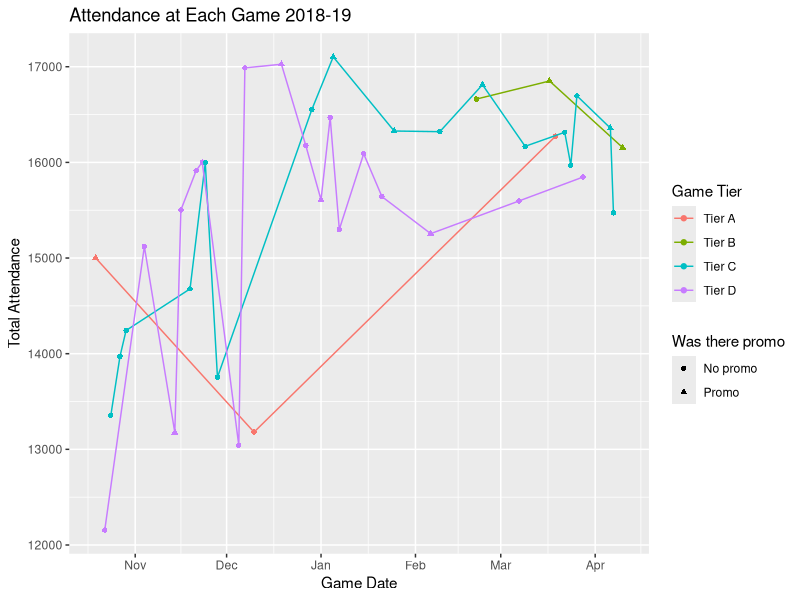
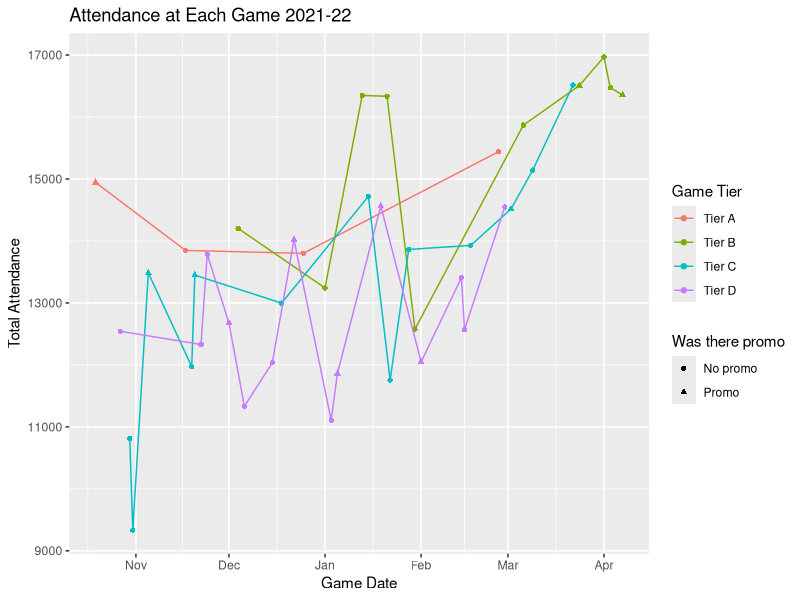
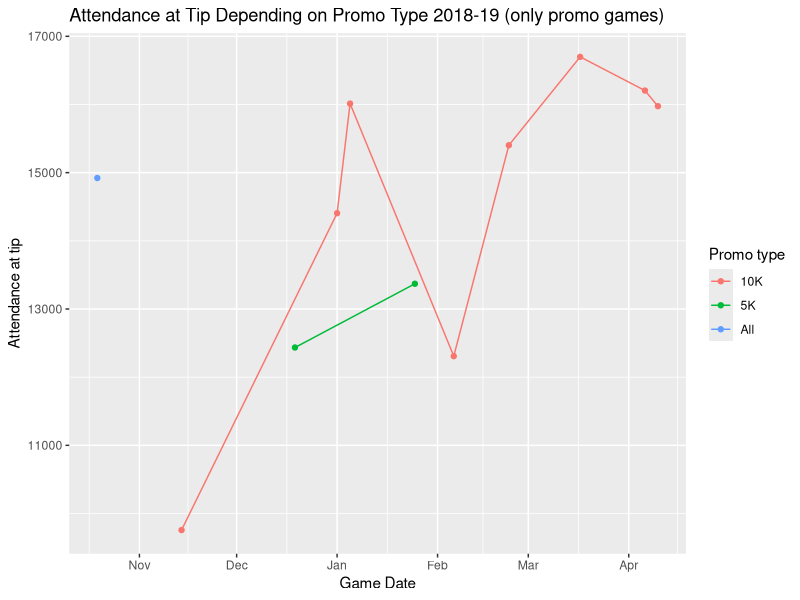
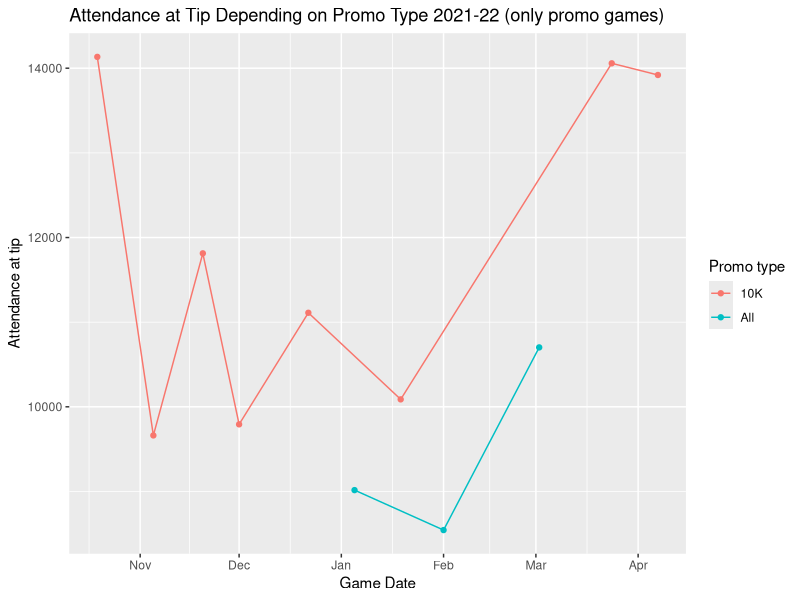
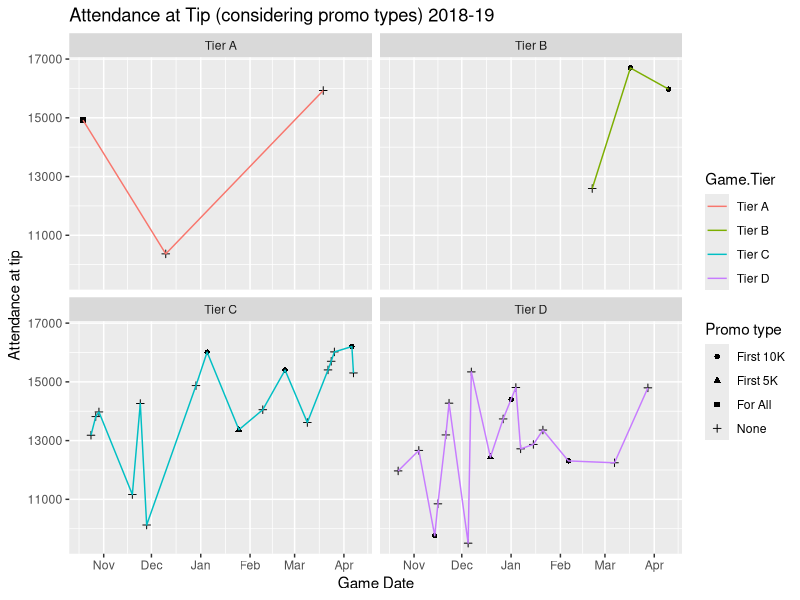
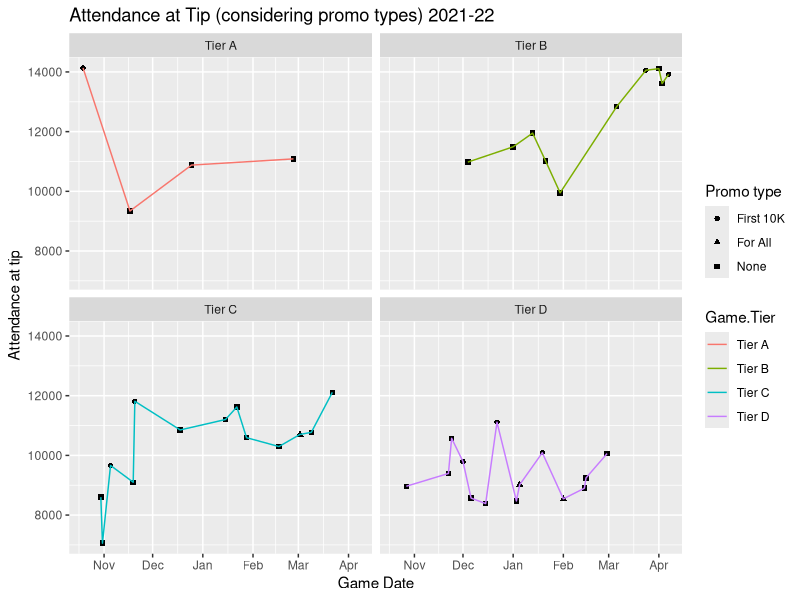

Write R code to recreate these figures, in order.
## ---- chunk 1
knitr::opts_chunk$set(echo = TRUE)
library(ggplot2)
library(tidyverse)
library(stringr)
library(base)

#import csvs
season18_19 <- read.csv("hackathon-business-track/data/hackathon_2018_19_attendance.csv")
season21_22 <- read.csv("hackathon-business-track/data/hackathon_2021_22_attendance.csv")
## ---- chunk 2
att_timeline_18_19 <- season18_19 %>%
  select(Game.Date, Game.Tier, Total.Attendance, Promo) %>%
  mutate(Game.Date = as.Date(Game.Date, "%m/%d/%Y")) %>%
  mutate(if_promo = case_when(Promo == "" ~ "No promo",
                              TRUE ~ "Promo"))
## ---- chunk 3
att_timeline_21_22 <- season21_22 %>%
  select(Game.Date, Game.Tier, Total.Attendance, Promo) %>%
  mutate(Game.Date = as.Date(Game.Date, "%m/%d/%Y")) %>%
  mutate(if_promo = case_when(Promo == "" ~ "No promo",
                              TRUE ~ "Promo"))
## ---- chunk 4
ggplot(data = att_timeline_18_19, 
       aes(x = Game.Date, y = Total.Attendance, color = Game.Tier, shape = if_promo)) + 
  geom_point() + 
  geom_line(aes(x = Game.Date, y = Total.Attendance, color = Game.Tier), inherit.aes = FALSE) +
  # Add labels
  labs(title = "Attendance at Each Game 2018-19",
       x = "Game Date", 
       y = "Total Attendance", 
       color = "Game Tier", 
       shape = "Was there promo")
## ---- chunk 5
ggplot(data = att_timeline_21_22, 
       aes(x = Game.Date, y = Total.Attendance, color = Game.Tier, shape = if_promo)) + 
  geom_point() + 
  geom_line(aes(x = Game.Date, y = Total.Attendance, color = Game.Tier), inherit.aes = FALSE) +
  # Add labels
  labs(title = "Attendance at Each Game 2021-22",
       x = "Game Date", 
       y = "Total Attendance", 
       color = "Game Tier", 
       shape = "Was there promo")
## ---- chunk 6
tip_timeline_18_19 <- season18_19 %>%
  select(Game.Date, Attendance.at.tip, Promo, Note) %>%
  mutate(Game.Date = as.Date(Game.Date, "%m/%d/%Y")) %>%
  mutate(if_promo = case_when(Promo == "" ~ "No promo",
                              TRUE ~ "Promo")) %>%
  filter(if_promo == "Promo") %>%
  mutate(type_promo = case_when(str_detect(Note, "5K") ~ "5K",
                                str_detect(Note, "10K") ~ "10K", 
                                TRUE ~ "All"))
## ---- chunk 7
ggplot(data = tip_timeline_18_19, 
       aes(x = Game.Date, y = Attendance.at.tip, color = type_promo)) + 
  geom_point() + 
  geom_line() +
  # Add labels
  labs(title = "Attendance at Tip Depending on Promo Type 2018-19 (only promo games)",
       x = "Game Date", 
       y = "Attendance at tip", 
       color = "Promo type")
## ---- chunk 8
tip_timeline_21_22 <- season21_22 %>%
  select(Game.Date, Attendance.at.tip, Promo, Note) %>%
  mutate(Game.Date = as.Date(Game.Date, "%m/%d/%Y")) %>%
  mutate(if_promo = case_when(Promo == "" ~ "No promo",
                              TRUE ~ "Promo")) %>%
  filter(if_promo == "Promo") %>%
  mutate(type_promo = case_when(str_detect(Note, "5K") ~ "5K",
                                str_detect(Note, "10K") ~ "10K", 
                                TRUE ~ "All"))
## ---- chunk 9
ggplot(data = tip_timeline_21_22, 
       aes(x = Game.Date, y = Attendance.at.tip, color = type_promo)) + 
  geom_point() + 
  geom_line() +
  # Add labels
  labs(title = "Attendance at Tip Depending on Promo Type 2021-22 (only promo games)",
       x = "Game Date", 
       y = "Attendance at tip", 
       color = "Promo type")
## ---- chunk 10
promo_timeline_18_19 <- season18_19 %>%
  select(Game.Date, Game.Tier, Attendance.at.tip, Promo, Note) %>%
  mutate(Game.Date = as.Date(Game.Date, "%m/%d/%Y")) %>%
  mutate(if_promo = case_when(Promo == "" ~ "No promo",
                              TRUE ~ "Promo")) %>%
  mutate(type_promo = ifelse(if_promo == "Promo",
                             case_when(str_detect(Note, "5K") ~ "First 5K",
                                       str_detect(Note, "10K") ~ "First 10K", 
                                       TRUE ~ "For All"), "None")) 

  #type_promo <- factor(levels = c("None", "For All", "First 10K", "First 5K"), ordered = TRUE)
## ---- chunk 11
ggplot(data = promo_timeline_18_19, 
       aes(x = Game.Date, y = Attendance.at.tip, shape = type_promo)) + 
  geom_point() + 
  geom_line(aes(x = Game.Date, y = Attendance.at.tip, color = Game.Tier), 
            inherit.aes = FALSE) +
  # Add labels
  labs(title = "Attendance at Tip (considering promo types) 2018-19",
       x = "Game Date", 
       y = "Attendance at tip", 
       shape = "Promo type") +
  facet_wrap(vars(Game.Tier))
## ---- chunk 12
promo_timeline_21_22 <- season21_22 %>%
  select(Game.Date, Game.Tier, Attendance.at.tip, Promo, Note) %>%
  mutate(Game.Date = as.Date(Game.Date, "%m/%d/%Y")) %>%
  mutate(if_promo = case_when(Promo == "" ~ "No promo",
                              TRUE ~ "Promo")) %>%
  mutate(type_promo = ifelse(if_promo == "Promo",
                             case_when(str_detect(Note, "5K") ~ "First 5K",
                                       str_detect(Note, "10K") ~ "First 10K", 
                                       TRUE ~ "For All"), "None")) 

  #type_promo <- factor(levels = c("None", "For All", "First 10K", "First 5K"), ordered = TRUE)
## ---- chunk 13
ggplot(data = promo_timeline_21_22, 
       aes(x = Game.Date, y = Attendance.at.tip, shape = type_promo)) + 
  geom_point() + 
  geom_line(aes(x = Game.Date, y = Attendance.at.tip, color = Game.Tier), 
            inherit.aes = FALSE) +
  # Add labels
  labs(title = "Attendance at Tip (considering promo types) 2021-22",
       x = "Game Date", 
       y = "Attendance at tip", 
       shape = "Promo type") +
  facet_wrap(vars(Game.Tier))
